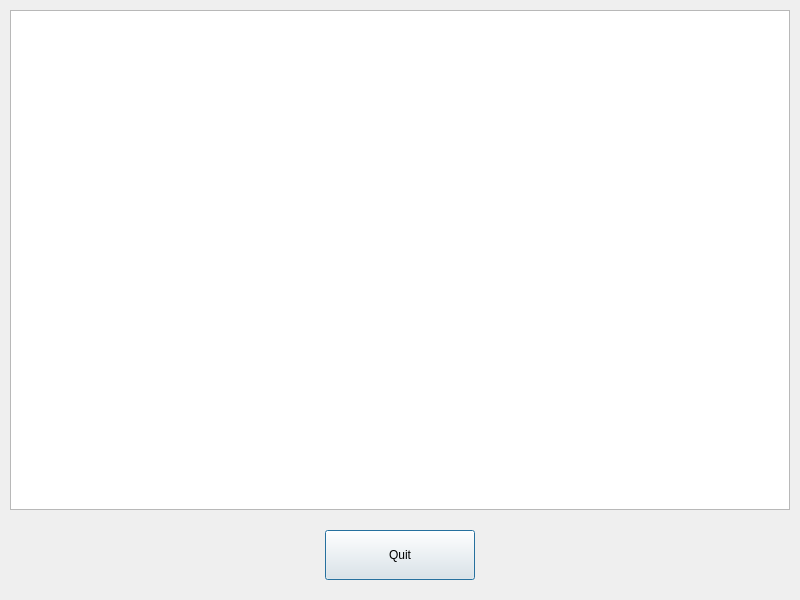
<?xml version="1.0" encoding="UTF-8"?>
<ui version="4.0">
 <class>HelpView</class>
 <widget class="QDialog" name="HelpView">
  <property name="geometry">
   <rect>
    <x>0</x>
    <y>0</y>
    <width>800</width>
    <height>600</height>
   </rect>
  </property>
  <property name="windowTitle">
   <string>MachineTrans Help</string>
  </property>
  <property name="windowIcon">
   <iconset>
    <normaloff>../../../../usr/share/machinetrans/resources/logo.png</normaloff>../../../../usr/share/machinetrans/resources/logo.png</iconset>
  </property>
  <widget class="QTextBrowser" name="helpDisplay">
   <property name="geometry">
    <rect>
     <x>10</x>
     <y>10</y>
     <width>780</width>
     <height>500</height>
    </rect>
   </property>
  </widget>
  <widget class="QPushButton" name="quitBttn">
   <property name="geometry">
    <rect>
     <x>325</x>
     <y>530</y>
     <width>150</width>
     <height>50</height>
    </rect>
   </property>
   <property name="text">
    <string>Quit</string>
   </property>
  </widget>
 </widget>
 <resources/>
 <connections/>
</ui>
